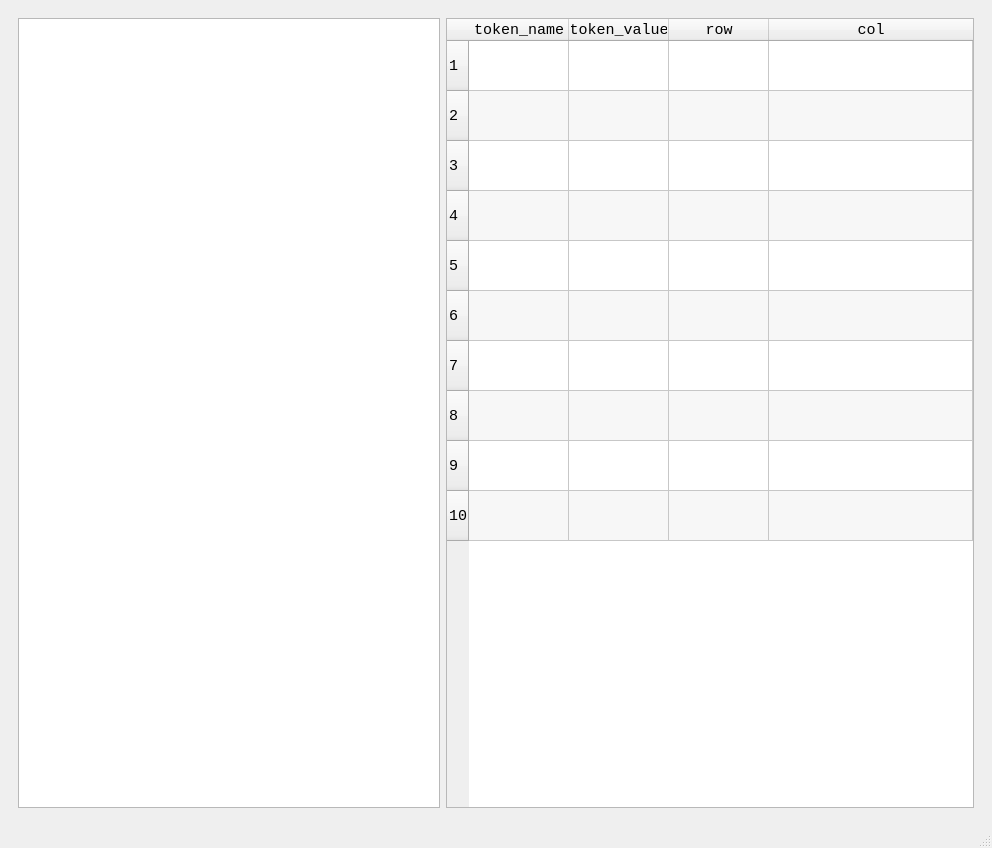
<?xml version="1.0" encoding="UTF-8"?>
<ui version="4.0">
 <class>MainWindow</class>
 <widget class="QMainWindow" name="MainWindow">
  <property name="geometry">
   <rect>
    <x>0</x>
    <y>0</y>
    <width>992</width>
    <height>848</height>
   </rect>
  </property>
  <property name="sizePolicy">
   <sizepolicy hsizetype="Expanding" vsizetype="Expanding">
    <horstretch>0</horstretch>
    <verstretch>0</verstretch>
   </sizepolicy>
  </property>
  <property name="minimumSize">
   <size>
    <width>908</width>
    <height>531</height>
   </size>
  </property>
  <property name="windowTitle">
   <string>MainWindow</string>
  </property>
  <widget class="QWidget" name="centralwidget">
   <layout class="QHBoxLayout" name="horizontalLayout">
    <item>
     <widget class="QFrame" name="frame">
      <property name="frameShape">
       <enum>QFrame::NoFrame</enum>
      </property>
      <property name="frameShadow">
       <enum>QFrame::Raised</enum>
      </property>
      <layout class="QHBoxLayout" name="horizontalLayout_2">
       <item>
        <widget class="QPlainTextEdit" name="plainTextEdit">
         <property name="sizePolicy">
          <sizepolicy hsizetype="Preferred" vsizetype="Preferred">
           <horstretch>160</horstretch>
           <verstretch>100</verstretch>
          </sizepolicy>
         </property>
         <property name="font">
          <font>
           <family>Consolas</family>
           <pointsize>12</pointsize>
          </font>
         </property>
        </widget>
       </item>
       <item>
        <widget class="QTableWidget" name="tableWidget">
         <property name="enabled">
          <bool>true</bool>
         </property>
         <property name="sizePolicy">
          <sizepolicy hsizetype="Preferred" vsizetype="Preferred">
           <horstretch>200</horstretch>
           <verstretch>100</verstretch>
          </sizepolicy>
         </property>
         <property name="font">
          <font>
           <family>Consolas</family>
           <pointsize>11</pointsize>
          </font>
         </property>
         <property name="layoutDirection">
          <enum>Qt::LeftToRight</enum>
         </property>
         <property name="sizeAdjustPolicy">
          <enum>QAbstractScrollArea::AdjustIgnored</enum>
         </property>
         <property name="dragEnabled">
          <bool>true</bool>
         </property>
         <property name="alternatingRowColors">
          <bool>true</bool>
         </property>
         <property name="selectionMode">
          <enum>QAbstractItemView::ExtendedSelection</enum>
         </property>
         <property name="textElideMode">
          <enum>Qt::ElideRight</enum>
         </property>
         <property name="showGrid">
          <bool>true</bool>
         </property>
         <property name="gridStyle">
          <enum>Qt::SolidLine</enum>
         </property>
         <property name="sortingEnabled">
          <bool>false</bool>
         </property>
         <property name="wordWrap">
          <bool>true</bool>
         </property>
         <property name="cornerButtonEnabled">
          <bool>true</bool>
         </property>
         <property name="rowCount">
          <number>10</number>
         </property>
         <property name="columnCount">
          <number>4</number>
         </property>
         <attribute name="horizontalHeaderVisible">
          <bool>true</bool>
         </attribute>
         <attribute name="horizontalHeaderCascadingSectionResizes">
          <bool>false</bool>
         </attribute>
         <attribute name="horizontalHeaderDefaultSectionSize">
          <number>100</number>
         </attribute>
         <attribute name="horizontalHeaderHighlightSections">
          <bool>true</bool>
         </attribute>
         <attribute name="horizontalHeaderMinimumSectionSize">
          <number>50</number>
         </attribute>
         <attribute name="horizontalHeaderShowSortIndicator" stdset="0">
          <bool>false</bool>
         </attribute>
         <attribute name="horizontalHeaderStretchLastSection">
          <bool>true</bool>
         </attribute>
         <attribute name="verticalHeaderCascadingSectionResizes">
          <bool>false</bool>
         </attribute>
         <attribute name="verticalHeaderDefaultSectionSize">
          <number>50</number>
         </attribute>
         <attribute name="verticalHeaderMinimumSectionSize">
          <number>50</number>
         </attribute>
         <attribute name="verticalHeaderShowSortIndicator" stdset="0">
          <bool>false</bool>
         </attribute>
         <attribute name="verticalHeaderStretchLastSection">
          <bool>false</bool>
         </attribute>
         <row/>
         <row/>
         <row/>
         <row/>
         <row/>
         <row/>
         <row/>
         <row/>
         <row/>
         <row/>
         <column>
          <property name="text">
           <string>token_name</string>
          </property>
         </column>
         <column>
          <property name="text">
           <string>token_value</string>
          </property>
         </column>
         <column>
          <property name="text">
           <string>row</string>
          </property>
         </column>
         <column>
          <property name="text">
           <string>col</string>
          </property>
         </column>
        </widget>
       </item>
      </layout>
     </widget>
    </item>
   </layout>
  </widget>
  <widget class="QMenuBar" name="menubar">
   <property name="geometry">
    <rect>
     <x>0</x>
     <y>0</y>
     <width>992</width>
     <height>30</height>
    </rect>
   </property>
  </widget>
  <widget class="QStatusBar" name="statusbar"/>
  <action name="action_ShowKEY">
   <property name="text">
    <string>关键字</string>
   </property>
   <property name="toolTip">
    <string>ss</string>
   </property>
  </action>
  <action name="actionOP_Arithmetic">
   <property name="text">
    <string>算术运算符</string>
   </property>
  </action>
  <action name="actionOP_Relation">
   <property name="text">
    <string>关系运算符</string>
   </property>
  </action>
  <action name="actionOP_Delimiter">
   <property name="text">
    <string>分界符</string>
   </property>
  </action>
  <action name="action">
   <property name="text">
    <string>关键字</string>
   </property>
  </action>
  <action name="action_2">
   <property name="text">
    <string>算术运算符</string>
   </property>
  </action>
  <action name="action_3">
   <property name="text">
    <string>关系运算符</string>
   </property>
  </action>
  <action name="action_4">
   <property name="text">
    <string>分界符</string>
   </property>
  </action>
  <action name="actionReDefault">
   <property name="text">
    <string>使用默认规则</string>
   </property>
  </action>
  <action name="action_5">
   <property name="text">
    <string>关键字</string>
   </property>
  </action>
  <action name="action_6">
   <property name="text">
    <string>算术运算符</string>
   </property>
  </action>
  <action name="action_7">
   <property name="text">
    <string>关系运算符</string>
   </property>
  </action>
  <action name="action_8">
   <property name="text">
    <string>分界符</string>
   </property>
  </action>
  <action name="actionAbout">
   <property name="text">
    <string>关于</string>
   </property>
  </action>
  <action name="actionShowDefault">
   <property name="text">
    <string>显示默认</string>
   </property>
  </action>
  <action name="actionReDefault_2">
   <property name="text">
    <string>恢复默认</string>
   </property>
  </action>
  <action name="actionShowAll">
   <property name="text">
    <string>显示全部</string>
   </property>
  </action>
  <action name="actionsetRule">
   <property name="text">
    <string>setRule</string>
   </property>
  </action>
  <action name="actionsaveList">
   <property name="text">
    <string>保存</string>
   </property>
  </action>
 </widget>
 <resources/>
 <connections/>
</ui>
